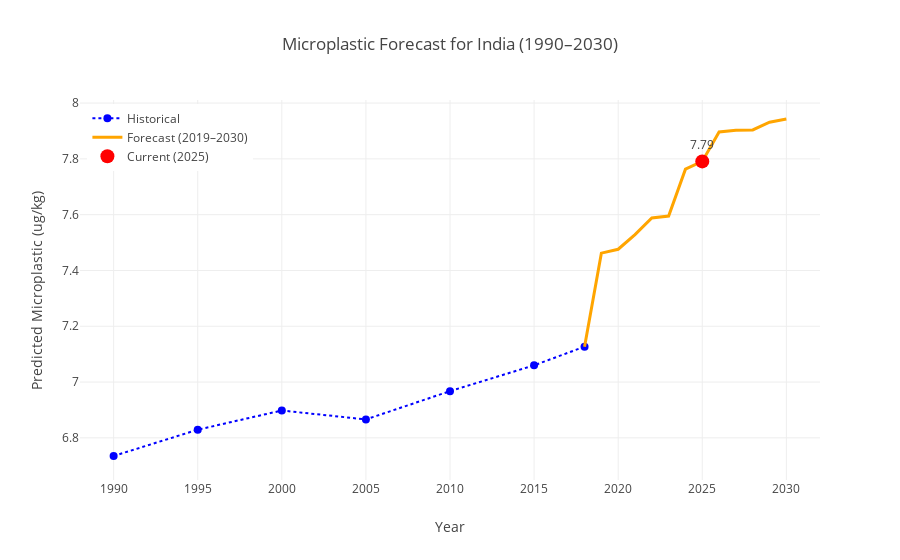

The notebook cell saved with this chart:
### Code cell
import plotly.graph_objects as go

# 9.7 Plotting the historical and forecasted data for the selected country
fig_forecast = go.Figure()

# Historical (dots and line)
fig_forecast.add_trace(go.Scatter(
    x=historical_years,
    y=historical_values,
    mode='markers+lines',
    name='Historical',
    marker=dict(color='blue', size=8),
    line=dict(dash='dot', color='blue')
))

# Forecast (solid line)
fig_forecast.add_trace(go.Scatter(
    x=forecast_years_with_2018,
    y=forecast_values_with_2018,
    mode='lines',
    name='Forecast (2019–2030)',
    line=dict(color='orange', width=3)
))

# Highlight current year i.e. 2025
fig_forecast.add_trace(go.Scatter(
    x=[highlight_year],
    y=[highlight_value],
    mode='markers+text',
    name='Current (2025)',
    marker=dict(color='red', size=14, symbol='circle'),
    text=[f"{highlight_value:.2f}"],
    textposition="top center",
    showlegend=True
))

fig_forecast.update_layout(
    title=f"Microplastic Forecast for {user_country} (1990–2030)",
    xaxis_title="Year",
    yaxis_title="Predicted Microplastic (ug/kg)",
    xaxis=dict(dtick=5, range=[1988, 2032]),
    legend=dict(yanchor="top", y=0.99, xanchor="left", x=0.01)
)
fig_forecast.show()

import plotly.io as pio

# Save as PNG
pio.write_image(fig_forecast, 'forecast_plot.png')

# Display in notebook as static image
from IPython.display import Image
Image('forecast_plot.png')

### Figure 1 — Plotly figure (JSON) as saved in the notebook; plotly's stock layout.template omitted (floating-point values rounded to 4 significant figures)
{"data": [{"line": {"color": "blue", "dash": "dot"}, "marker": {"color": "blue", "size": 8}, "mode": "markers+lines", "name": "Historical", "type": "scatter", "x": [1990, 1995, 2000, 2005, 2010, 2015, 2018], "y": [6.735, 6.829, 6.898, 6.866, 6.967, 7.06, 7.127]}, {"line": {"color": "orange", "width": 3}, "mode": "lines", "name": "Forecast (2019–2030)", "type": "scatter", "x": [2018, 2019, 2020, 2021, 2022, 2023, 2024, 2025, 2026, 2027, 2028, 2029, 2030], "y": [7.127, 7.462, 7.476, 7.528, 7.588, 7.595, 7.763, 7.791, 7.896, 7.903, 7.904, 7.931, 7.943]}, {"marker": {"color": "red", "size": 14, "symbol": "circle"}, "mode": "markers+text", "name": "Current (2025)", "showlegend": true, "text": ["7.79"], "textposition": "top center", "type": "scatter", "x": [2025], "y": [7.791]}], "layout": {"legend": {"x": 0.01, "xanchor": "left", "y": 0.99, "yanchor": "top"}, "title": {"text": "Microplastic Forecast for India (1990–2030)"}, "xaxis": {"dtick": 5, "range": [1988, 2032], "title": {"text": "Year"}}, "yaxis": {"title": {"text": "Predicted Microplastic (ug/kg)"}}}}
